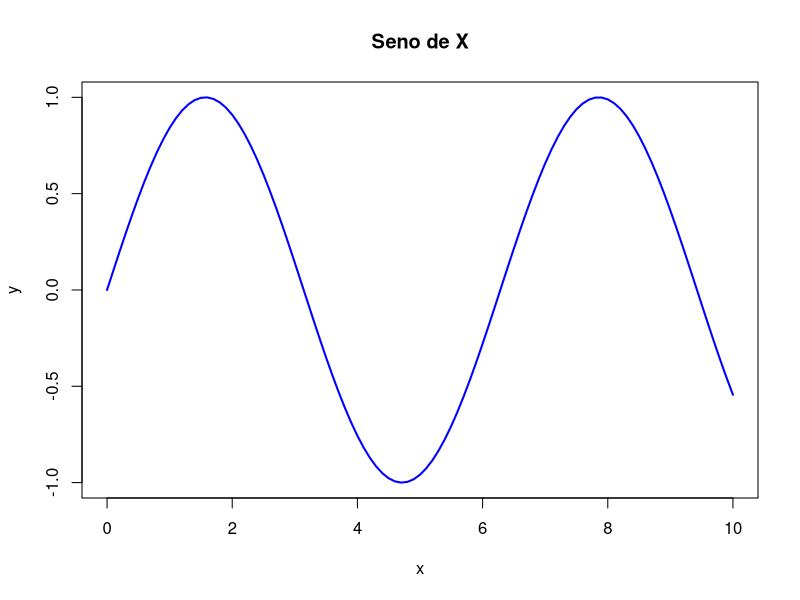

This chart was generated by the following R code:
## ---- chunk 1
x <- seq(0, 10, by = 0.1)
y <- sin(x)
plot(x, y, type = "l", col = "blue", lwd = 2, main = "Seno de X")
